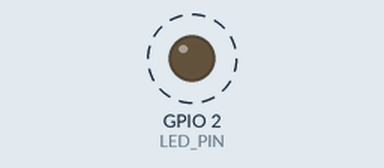
This sketch was run on a simulated ESP32. On the bench: output pins drawn as LEDs (lit = HIGH). Dashed ring = blinking. Nothing arrives over Bluetooth unless stated; what the sketch prints to the serial monitor is not drawn.

Above: at 0.2 s.
Timing chart, 0 to 3.0 s (numbered marks = the images above):
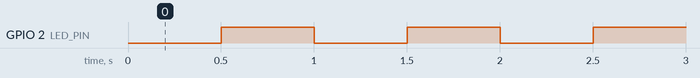

The sketch:

esp_logger.ino
```cpp
#include "BluetoothSerial.h"

#if !defined(CONFIG_BT_ENABLED) || !defined(CONFIG_BLUEDROID_ENABLED)
#error Bluetooth is not enabled! Please run `make menuconfig` to and enable it
#endif

BluetoothSerial SerialBT;
HardwareSerial SerialPort(2);

void setup() {
  Serial.begin(9600);
  SerialBT.begin("ESP32 Serial Logger"); //Bluetooth device name
  SerialPort.begin (9600, SERIAL_8N1, 16, 17);
  Serial.println("The device started, now you can pair it with bluetooth!");
  led_start();
}

void loop() {
  while (SerialPort.available()) {
    auto  dat = SerialPort.read();
    SerialBT.write(dat);
    Serial.write(dat);
  }
  while (Serial.available()) {
    auto  dat = Serial.read();
    SerialPort.write(dat);
  }
  while (SerialBT.available()) {
    auto  dat = SerialBT.read();
    SerialPort.write(dat);
  }
  delay(1);
}
```

led.ino
```cpp
void led_task(void * parameter){
  const int LED_PIN = LED_BUILTIN;
  pinMode(LED_PIN, OUTPUT);
  bool state = false;
  // SerialPort.println("LED task is running");
  while (true) {
    digitalWrite(LED_PIN, state);
    state = !state;
    vTaskDelay(500);
  }
}
void led_start(){
  // SerialPort.println("Creating the LED task");
  xTaskCreate(
    led_task,
    "TSK_LED",
    1000,
    NULL,
    1,
    NULL
  );
  // SerialPort.println("Created the LED task");
}
```

Measured:
- by itself, GPIO 2 (LED_PIN): alternates HIGH for 0.50 s and LOW for 0.50 s
